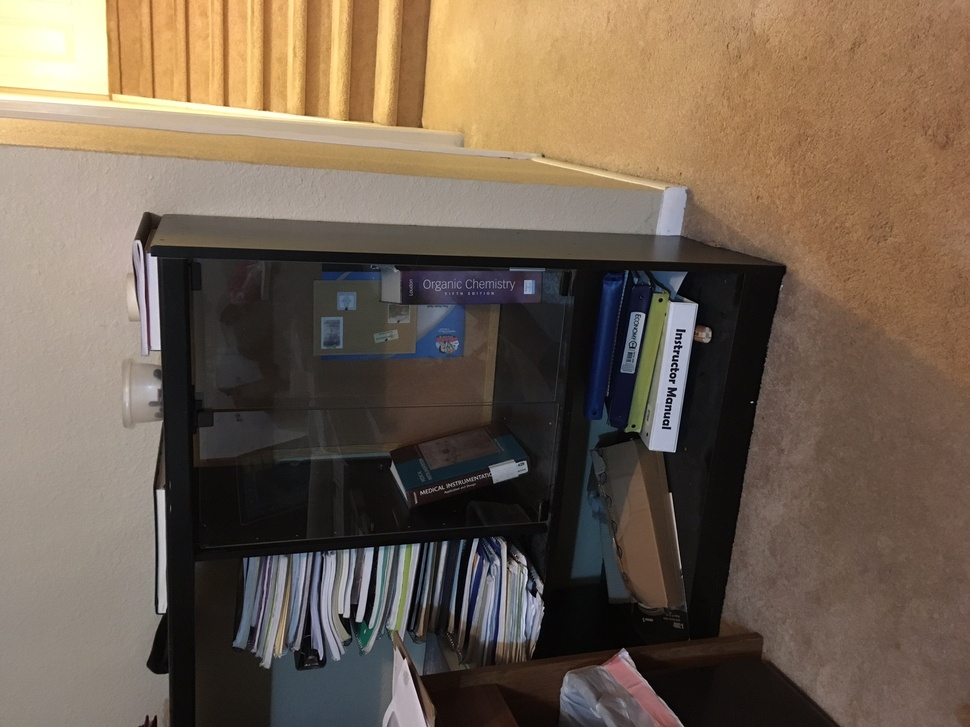
#> input picture CVbook/ch2/pic1.JPG, 970 x 727 px, shrunk from 2016 x 1512 before the run
$ python runSift2.py
#> lines starting #> are read from the running program, lines starting #| are printed output that depends on the picture
### CVbook/ch2/sift.py
import os
from PIL import Image
import numpy as np
from matplotlib import pyplot as plt

def process_image(imagename, resultname, params="--edge-thresh 10 --peak-thresh 5"):
  """ Process an image and save the result in a file."""

  # Note this is only true at July 3rd 2016, when the VLFeat folder is located in this place on adam's computer
  filePath = '/Users/adamrauff/vlfeat-0.9.20/bin/maci64/'

  if imagename[-3:] != 'pgm' :
    # creage a pgm file
    im = Image.open(imagename).convert('L')
    im.save('tmp.pgm')
    imagename = 'tmp.pgm'

  cmmd = str(filePath+"sift "+imagename+" --output="+resultname+ " "
      +params)
  os.system(cmmd)
  # print('processed', imagename, 'to', resultname)

def read_features_from_file(filename):
  """ Read feature properties and return in matrix form. """

  f = np.loadtxt(filename)
  return f[:,:4], f[:,4:] # feature locations, descriptors

# this function is used to write results back to feature file if you midift the descriptors

# [108 lines left out: functions write_featrues_to_file, plot_features, match, match_twosided, appendimages, plot_matches, not called in this run]

### CVbook/ch2/runSift2.py
import sift
import os
from PIL import Image
import numpy as np
from matplotlib import pyplot as plt

im1name = 'pic1.JPG'
im2name = 'pic2.JPG'

im1 = np.array(Image.open(im1name).convert('L'))
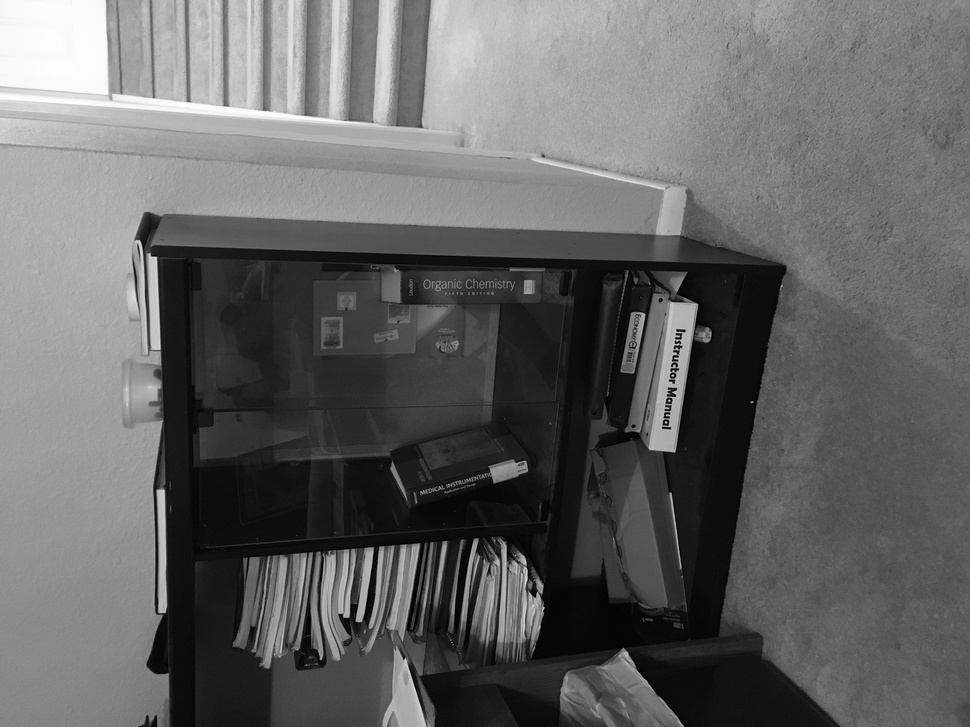
#> im1: shape (727, 970); min 0, max 254, mean 100.6
im2 = np.array(Image.open(im1name).convert('L'))
print('Read images complete')
print('dimensions of images: ')
print('im1: ',im1.shape)
#| im1:  (727, 970)
print('im2: ',im2.shape)
#| im2:  (727, 970)

sift.process_image(im1name, 'pic1.sift')
sift.process_image(im2name, 'pic2.sift')
#> call 2 of process_image, with imagename = 'pic2.JPG', resultname = 'pic2.sift', params = '--edge-thresh 10 --peak-thresh 5'
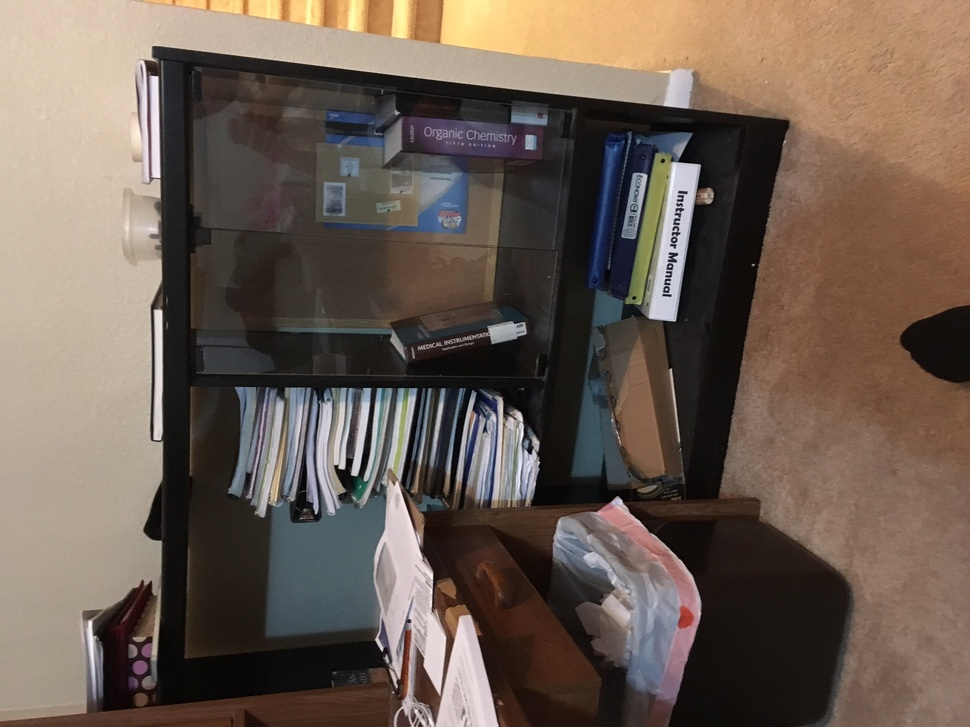
#> input picture CVbook/ch2/pic2.JPG, 970 x 727 px, shrunk from 2016 x 1512 before the run
#> in process_image (call 2), `im = Image.open(imagename).convert('L')`:
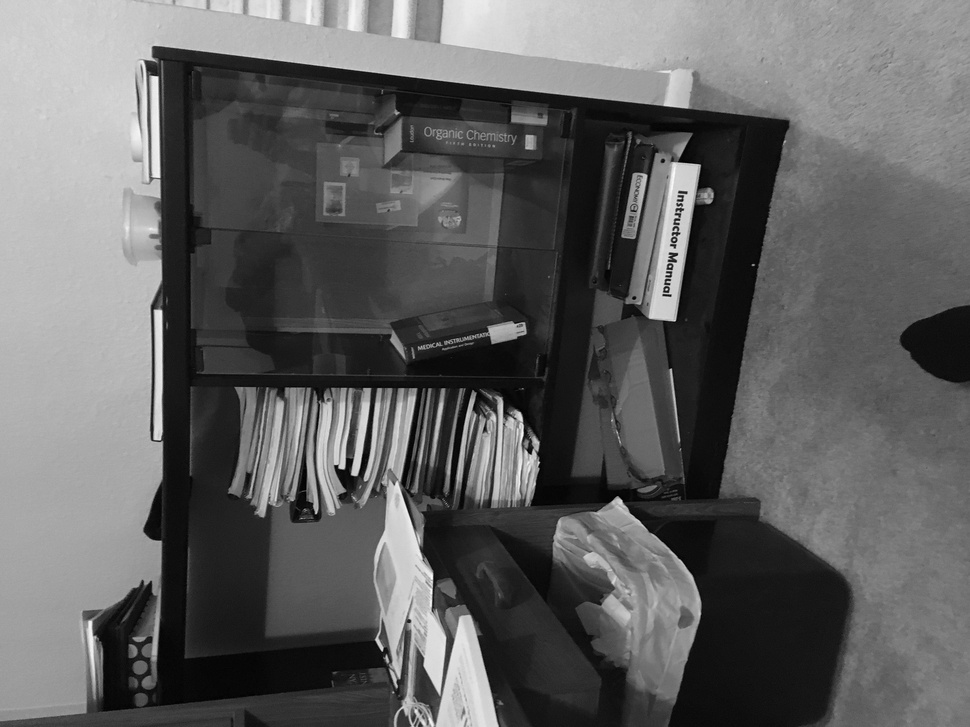
#> im: PIL image 970x727 L; min 0, max 253, mean 97
print('processed images')
l1, d1 = sift.read_features_from_file('pic1.sift')
#> (the run stopped early here; a loop or call above may not have finished)
